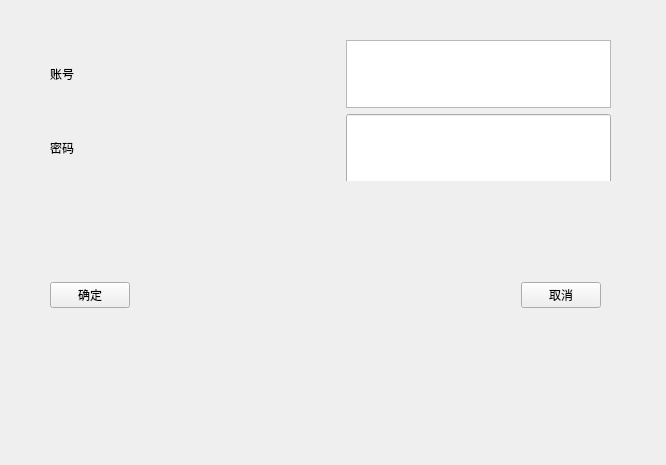
<?xml version="1.0" encoding="UTF-8"?>
<ui version="4.0">
 <class>verify</class>
 <widget class="QWidget" name="verify">
  <property name="geometry">
   <rect>
    <x>0</x>
    <y>0</y>
    <width>666</width>
    <height>465</height>
   </rect>
  </property>
  <property name="windowTitle">
   <string>登录</string>
  </property>
  <widget class="QWidget" name="widget_3" native="true">
   <property name="geometry">
    <rect>
     <x>50</x>
     <y>40</y>
     <width>561</width>
     <height>141</height>
    </rect>
   </property>
   <layout class="QVBoxLayout" name="verticalLayout">
    <property name="leftMargin">
     <number>0</number>
    </property>
    <property name="topMargin">
     <number>0</number>
    </property>
    <property name="rightMargin">
     <number>0</number>
    </property>
    <property name="bottomMargin">
     <number>0</number>
    </property>
    <item>
     <widget class="QWidget" name="widget" native="true">
      <layout class="QHBoxLayout" name="horizontalLayout">
       <property name="leftMargin">
        <number>0</number>
       </property>
       <property name="topMargin">
        <number>0</number>
       </property>
       <property name="rightMargin">
        <number>0</number>
       </property>
       <property name="bottomMargin">
        <number>0</number>
       </property>
       <item>
        <widget class="QLabel" name="label">
         <property name="text">
          <string>账号</string>
         </property>
        </widget>
       </item>
       <item>
        <spacer name="horizontalSpacer">
         <property name="orientation">
          <enum>Qt::Horizontal</enum>
         </property>
         <property name="sizeHint" stdset="0">
          <size>
           <width>87</width>
           <height>20</height>
          </size>
         </property>
        </spacer>
       </item>
       <item>
        <widget class="QTextEdit" name="text_cardnumber"/>
       </item>
      </layout>
     </widget>
    </item>
    <item>
     <widget class="QWidget" name="widget_2" native="true">
      <layout class="QHBoxLayout" name="horizontalLayout_2">
       <property name="leftMargin">
        <number>0</number>
       </property>
       <property name="topMargin">
        <number>0</number>
       </property>
       <property name="rightMargin">
        <number>0</number>
       </property>
       <property name="bottomMargin">
        <number>0</number>
       </property>
       <item>
        <widget class="QLabel" name="label_2">
         <property name="text">
          <string>密码</string>
         </property>
        </widget>
       </item>
       <item>
        <spacer name="horizontalSpacer_2">
         <property name="orientation">
          <enum>Qt::Horizontal</enum>
         </property>
         <property name="sizeHint" stdset="0">
          <size>
           <width>87</width>
           <height>20</height>
          </size>
         </property>
        </spacer>
       </item>
       <item>
        <widget class="QLineEdit" name="lineEdit_passwd">
         <property name="minimumSize">
          <size>
           <width>0</width>
           <height>70</height>
          </size>
         </property>
        </widget>
       </item>
      </layout>
     </widget>
    </item>
   </layout>
  </widget>
  <widget class="QWidget" name="widget_4" native="true">
   <property name="geometry">
    <rect>
     <x>50</x>
     <y>220</y>
     <width>551</width>
     <height>151</height>
    </rect>
   </property>
   <layout class="QHBoxLayout" name="horizontalLayout_3">
    <item>
     <widget class="QPushButton" name="pushButton">
      <property name="text">
       <string>确定</string>
      </property>
     </widget>
    </item>
    <item>
     <spacer name="horizontalSpacer_3">
      <property name="orientation">
       <enum>Qt::Horizontal</enum>
      </property>
      <property name="sizeHint" stdset="0">
       <size>
        <width>40</width>
        <height>20</height>
       </size>
      </property>
     </spacer>
    </item>
    <item>
     <widget class="QPushButton" name="pushButton_2">
      <property name="text">
       <string>取消</string>
      </property>
     </widget>
    </item>
   </layout>
  </widget>
 </widget>
 <resources/>
 <connections/>
</ui>
